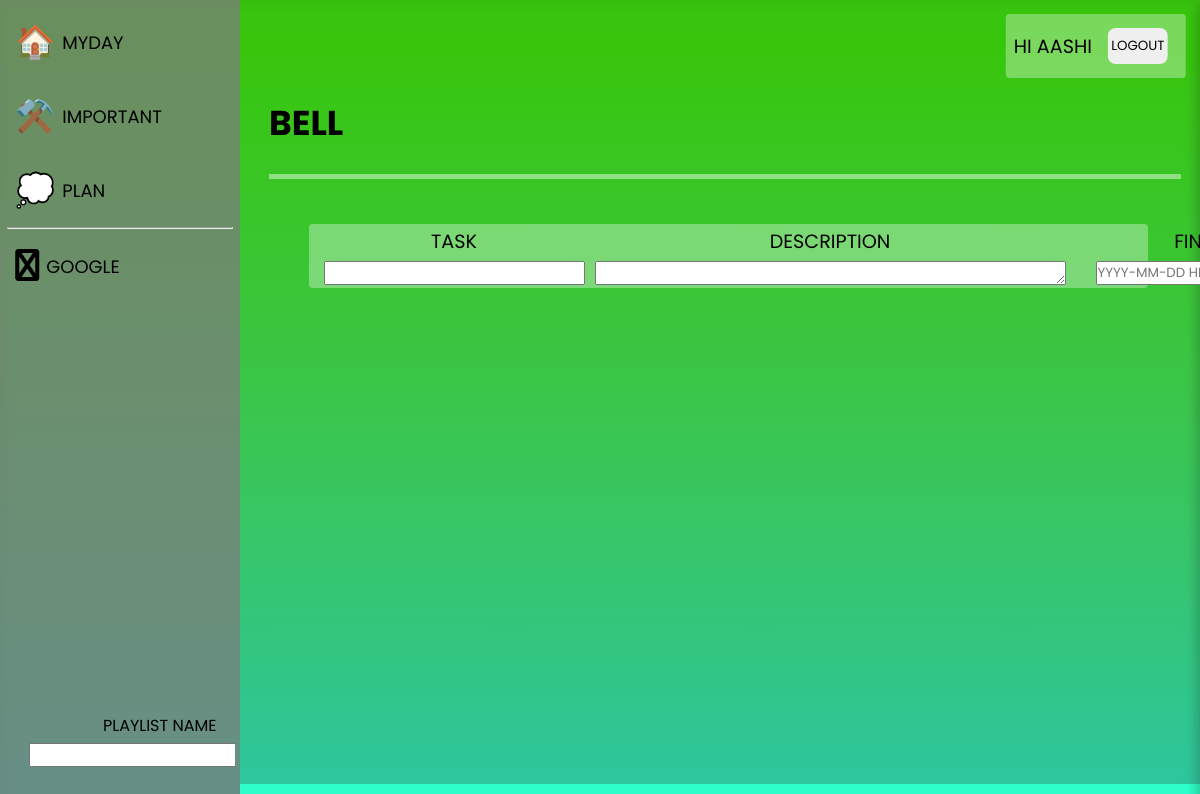
Page /bell/ (signed in) on the earlier database version.
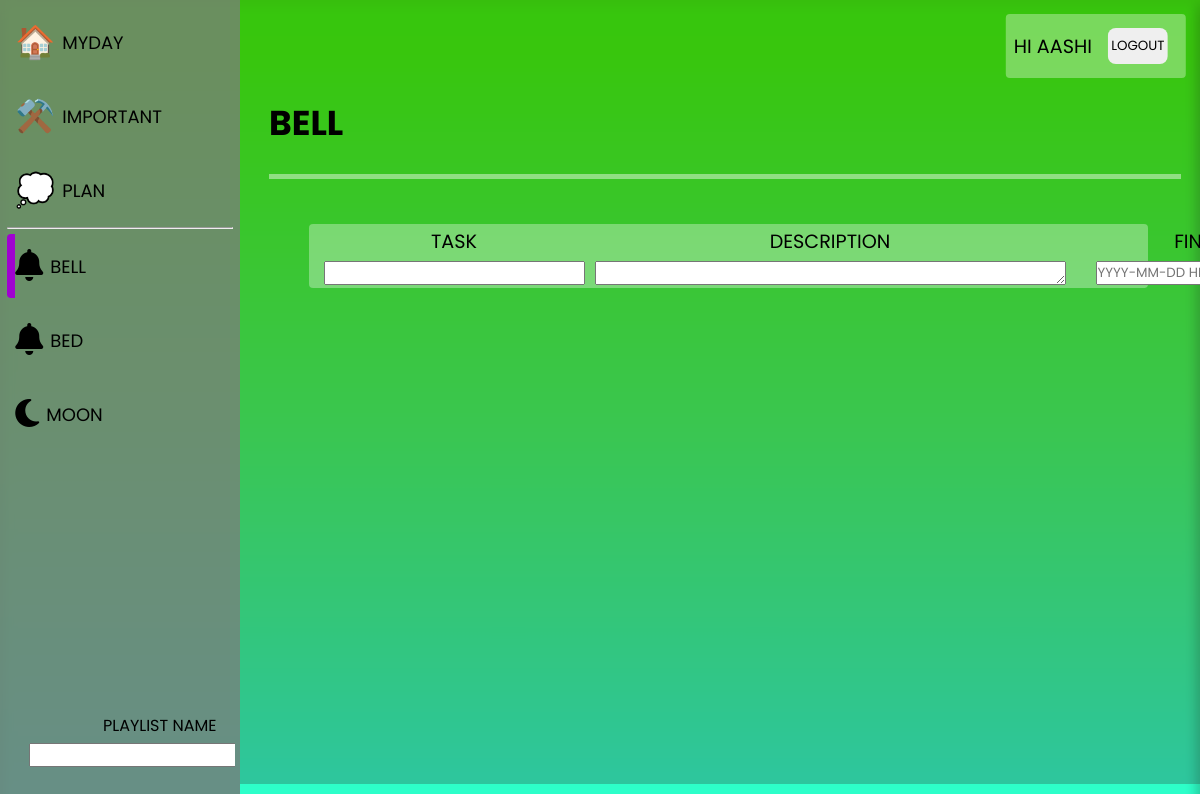
Same page on the later database version.
### todo/models.py (models this page shows, shortened)
class PlayListClass(models.Model):
    id = models.UUIDField(primary_key=True, default=uuid.uuid4, editable=False,unique=True)
    user=models.ForeignKey(User, verbose_name='User', on_delete=models.CASCADE,null=True)
    title=models.CharField(max_length=50)
    playlist=models.ForeignKey(TodoClass, verbose_name="plan", on_delete=models.CASCADE,blank=True,null=True)
    finished=models.ForeignKey(FinishTimeClass, verbose_name="playlist_finished", on_delete=models.CASCADE,blank=True,null=True)
    class Meta:
        verbose_name='playlist'
        verbose_name_plural='playlists'

class TodoClass(models.Model):
    id = models.UUIDField(primary_key=True, default=uuid.uuid4, editable=False,unique=True)
    title=models.CharField(max_length=100,verbose_name='title',name='title')
    description=models.TextField(verbose_name='description',blank=True)
    create_time=models.DateTimeField(default=timezone.now)
    star=models.BooleanField(default=False,verbose_name='Star')
    finished=models.BooleanField(default=False,verbose_name='Finished')

class FinishTimeClass(models.Model):
    id = models.UUIDField(primary_key=True, default=uuid.uuid4, editable=False,unique=True)
    finish_time=models.DateTimeField(auto_now=False, auto_now_add=False,blank=True)

### todo/views.py (the view)
# urls.py: path('<str:playlist>/',combined_function,name='todo'),
@login_required
def combined_function(request, playlist):
    user=request.user
    time = False
    ctr = None
    heading = set()
    play = PlayListClass.objects.filter(user=user).order_by('title')
    for lst in play:
        heading.add(lst.title)
    tasks = {}
    if playlist == 'myday':
        playlists = MyDayClass.objects.filter(user=user, playlist__create_time__date=current_date).order_by(Case(When(playlist__finished=False, then=0), default=1),'-playlist__create_time')
        ctr = MyDayClass
    elif playlist == 'important':
        playlists = ImportantClass.objects.filter(user=user).order_by(Case(When(playlist__finished=False, then=0), default=1),'-playlist__create_time')
        ctr = ImportantClass
    elif playlist == 'plan':
        playlists = PlanClass.objects.filter(user=user).order_by(Case(When(playlist__finished=False, then=0), default=1),'-playlist__create_time')
        ctr = PlanClass
        time = True
    else:
        playlists = PlayListClass.objects.filter(Q(title=playlist.lower()) & Q(user=user)).order_by(Case(When(playlist__finished=False, then=0), default=1),'-playlist__create_time')
        ctr = PlayListClass
        time = True
    for ptr in playlists:
        if ptr.finished:
            if ptr.finished.finish_time < timezone.now():
                ptr.playlist.finished = True
                ptr.playlist.save()
                ptr.save()
            tasks[ptr.playlist] = ptr.finished
        else:
            if ptr.playlist!=None and ptr.playlist.create_time.date() < timezone.now().date():
                ptr.playlist.finished = True
                ptr.playlist.save()
                ptr.save()
            tasks[ptr.playlist] = None
    if request.method == "POST":
        form3=NewPlayListForm(request.POST)
        form1 = TodoForm(request.POST)
        if form3.is_valid() and form3.cleaned_data.get('form_type') == 'form3':
            var=form3.save()
            var.user=user
            var.save()
            return redirect('todo',playlist=playlist)
        form2 = None
        if time:
            form2 = FinishTimeForm(request.POST)
        if form1.is_valid() and form1.cleaned_data.get('form_type') == 'form1':
            todo = form1.save()
        if form2 is not None and form2.is_valid():
            finish = form2.save()
        if ctr == PlayListClass:
            ctr = PlayListClass.objects.create(title=playlist,user=user, playlist=todo, finished=finish)
            print(ctr.id)
        elif time:
            ctr = ctr.objects.create(playlist=todo, finished=finish,user=user)
        else:
            ctr = ctr.objects.create(playlist=todo,user=user)
        return redirect('todo', playlist=playlist)
    else:
        form1 = TodoForm()
        form2 = None
        if time:
            form2 = FinishTimeForm()
        form3=NewPlayListForm()
    if tasks!={None:None}:
        valid=True
    else:
        valid=False
    context = {
        'tasks': tasks,
        'headings': heading,
        'form1': form1,
        'form2': form2,
        'form3':form3,
        "list":valid,
        "playlist": playlist,
        "path":str(playlist),
    }
    print('/'+str(playlist)+'/')
    return render(request, template_name, context)

### todo/forms.py
class TodoForm(forms.ModelForm):
    form_type = forms.CharField(widget=forms.HiddenInput(), initial='form1',label='')
    class Meta:
        model=TodoClass
        fields=['title','description']
        labels={
            "title":"task",
        }

class FinishTimeForm(forms.ModelForm):
    class Meta:
        model=FinishTimeClass
        fields=['finish_time']
        widgets = {
            'finish_time': forms.DateTimeInput(attrs={'placeholder': 'YYYY-MM-DD HH-MM-SS'}),
        }

### templates/home.html (shortened to what this page needs)
{% load static %}
<!DOCTYPE html>
<html lang="en">
<head>
    <link rel="stylesheet" href={% static '/css/style.css' %}>
</head>
<body>
    <div class="box">
        <div class="container1">
            <nav>
                <div class="items">
                    <div class="store">
                        <ul>
                            <li
                            {% if request.path == '/myday/' %}
                            style="border-left:8px solid #02d002;"
                    {% else %}
                    style="border-left:8px solid transparent ;"
                    {% endif %}
                    >
                    <span class="logo">🏠</span>
                    <a href="{% url 'todo' 'myday' %}">myday</a>
                </li>
                <li
                {% if request.path == '/important/' %}
                style="border-left:8px solid #02d099;"
                {% else %}
                style="border-left:8px solid transparent;"
                {% endif %}
                >
                <span class="logo">⚒️</span>
                <a href="{% url 'todo' 'important' %}">important</a>
            </li>
            <li
            {% if request.path == '/plan/' %}
            style="border-left:8px solid #d04e02;"
            {% else %}
            style="border-left:8px solid transparent;"
            {% endif %}
            >
            <span class="logo">💭</span>
            <a href="{% url 'todo' 'plan' %}"plan>plan</a>
        </li>
        <hr>
        {% for heading in headings %}
        <li
        {% if  heading in request.path %}
        style="border-left:8px solid #a002d0;"
        {% else %}
        style="border-left:8px solid transparent;"
        {% endif %}
        >
        <span class="logo"><i class="fa-solid fa-{{heading}} fa-bell {% if heading == path %}fa-shake{% endif %} fa-1x"></i></span>
        <a href="{% url 'todo' playlist=heading %}">{{ heading }}</a>
    </li>
    {% endfor %}
</ul>
</div>
<div class="create-new-playlist">
                    {% include 'create-playlist.html' %}
                </div>
            </div>
        </nav>
    </div>
    <div class="container2">
        <div class="user">
            <div class="username">hi {{request.user.username}}</div>
            <button>
                <a href="{% url 'logout' %}">Logout</a>
            </button>
        </div>
        {% include 'fullpage.html' %}
</div>
</body>
</html>

### templates/create-playlist.html (shortened to what this page needs)
<div class="form-container">
    <form method="post">
        <div class="form1">
            {% for form in form3 %}
            <div class="field">
                <div class="label">{{ form.label }}</div>
                <div class="input">{{ form }}</div>
                </div>
                {% endfor %}
            </div>
    </form>
</div>

### templates/fullpage.html (shortened to what this page needs)
{% load static %}
<div class="card">
    <div class="lookup">
        <div class="heading">
            <h2>
                {{ playlist }}
            </h2>
          </div>
          <div class="form">
            {% include 'create-task.html' %}
        </div>
</div>

### templates/create-task.html (shortened to what this page needs)
<div class="form-container">
    <form method="post">
        <div class="form1">
            {% for form in form1 %}
            <div class="field">
                <div class="label">{{ form.label }}</div>
                <div class="input">{{ form }}</div>
                </div>
                {% endfor %}
            </div>
            <div class="form2">
                {% if form2 %}
                {% for form in form2 %}
                <div class="field">
                    <div class="label">{{ form.label }}</div>
                    <div class="input">{{ form }}</div>
                </div>
                {% endfor %}
                {% endif %}
            </div>
    </form>
</div>

### static/css/style.css (style rules this page uses)
* { margin: 0; padding: 0; font-family: 'Poppins', sans-serif; text-transform: uppercase; }
.items { display: flex; justify-content: center; flex-direction: column; align-items: center; border: 5px solid transparent; justify-content: space-between; overflow-y: scroll; height: 100vh; }
nav { height: 100%; }
.store { width: 98%; height: 83%; overflow-y: scroll; overflow-x: hidden; }
.items .store ul { display: flex; justify-content: center; flex-direction: column; width: 100%; }
li { list-style: none; font-size: 18px; margin: 5px 0; width: 100%; border-radius: 4px; height: 64px; display: flex; align-items: center; overflow: hidden; justify-content: space-evenly; }
a { color: black; text-decoration: none; width: 100%; padding: 100% 0; }
.box { display: flex; justify-content: space-between; flex-direction: row; }
.container2 { padding: 2%; width: 76vw; color: black; height: 92vh; font-size: larger; background-color: #30303046; overflow-y: scroll; overflow-x: hidden; }
.container1 { background-color: #757575cf; backdrop-filter: blur(4px); width: 20%; overflow-y: scroll; }
.lookup { display: flex; flex-direction: column; justify-content: center; align-items: center; }
.logo { font-size: 32px; margin-right: 7px; }
.lookup .heading { margin: 0 0 40px 10px; display: flex; justify-items: start; width: 100%; font-size: 23px; padding-bottom: 25px; border-bottom: 5px solid #ffffff70; }
.form { width: 100%; margin-left: 85px; margin-bottom: 38px; }
.form-container { display: flex; width: 92%; justify-content: space-between; background-color: rgba(255, 255, 255, 33%); height: 64px; margin: 5px 2px; align-items: center; border-radius: 4px; }
form { display: flex; justify-content: inherit; width: 100%; align-items: center; }
.form1,.form2 { margin-left: 10px; }
.label { text-align: center; }
button { border-radius: 8px; border: 2px solid transparent; margin-right: 10px; height: 36px; width: 60px; cursor: pointer; }
.input { height: 29px; display: flex; align-items: flex-end; justify-content: center; }
.field { margin: 0 5px; }
.form1,.form2 { display: flex; align-items: center; }
textarea { width: auto; height: 22px; }
.create-new-playlist .form-container form .form1 { margin-bottom: 17px; margin-right: 5px; }
.create-new-playlist .form-container { background-color: transparent; align-items: center; margin-bottom: 25px; }
.create-new-playlist { width: 100%; display: flex; justify-content: center; }
.user { display: flex; transform: translate(411% ,-15px); justify-content: flex-end; width: 15vw; overflow: hidden; justify-content: space-around; background-color: rgba(255, 255, 255, 33%); height: 64px; margin: 5px 2px; align-items: center; border-radius: 4px; }
.username { overflow: hidden; }

### templates/home.html (style rules this page uses)
body { background-image: linear-gradient(to bottom,#41ff00,#00ff1dba,#00ffbbcc); background-repeat: round; position: relative; z-index: -1; backdrop-filter: drop-shadow(2px 4px 6px black) contrast(1.095) blur(7px); overflow:hidden; }

Differences in the rows shown:
removed PlayListClass: headings "GOOGLE"
added PlayListClass: headings "BELL", title "BELL"
added PlayListClass: headings "BED"
added PlayListClass: headings "MOON"
Other differences:
{{ playlist }}: "BELL" → (not shown)
